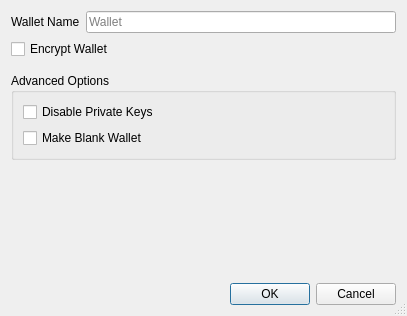
<?xml version="1.0" encoding="UTF-8"?>
<ui version="4.0">
 <class>CreateWalletDialog</class>
 <widget class="QDialog" name="CreateWalletDialog">
  <property name="geometry">
   <rect>
    <x>0</x>
    <y>0</y>
    <width>407</width>
    <height>316</height>
   </rect>
  </property>
  <property name="windowTitle">
   <string>Create Wallet</string>
  </property>
  <property name="sizeGripEnabled">
   <bool>true</bool>
  </property>
  <layout class="QVBoxLayout" name="verticalLayout">
   <item>
    <layout class="QHBoxLayout" name="horizontalLayout">
     <item>
      <widget class="QLabel" name="wallet_name_label">
       <property name="text">
        <string>Wallet Name</string>
       </property>
      </widget>
     </item>
     <item>
      <widget class="QLineEdit" name="wallet_name_line_edit">
       <property name="minimumSize">
        <size>
         <width>262</width>
         <height>0</height>
        </size>
       </property>
       <property name="placeholderText">
        <string>Wallet</string>
       </property>
      </widget>
     </item>
    </layout>
   </item>
   <item>
    <widget class="QCheckBox" name="encrypt_wallet_checkbox">
     <property name="toolTip">
      <string>Encrypt the wallet. The wallet will be encrypted with a passphrase of your choice.</string>
     </property>
     <property name="text">
      <string>Encrypt Wallet</string>
     </property>
     <property name="checked">
      <bool>false</bool>
     </property>
    </widget>
   </item>
   <item>
    <spacer name="verticalSpacer_1">
     <property name="orientation">
      <enum>Qt::Vertical</enum>
     </property>
     <property name="sizeType">
      <enum>QSizePolicy::Fixed</enum>
     </property>
     <property name="sizeHint" stdset="0">
      <size>
       <width>20</width>
       <height>8</height>
      </size>
     </property>
    </spacer>
   </item>
   <item>
    <widget class="QGroupBox" name="groupBox">
     <property name="title">
      <string>Advanced Options</string>
     </property>
     <layout class="QVBoxLayout" name="verticalLayout_groupbox">
      <item>
       <widget class="QCheckBox" name="disable_privkeys_checkbox">
        <property name="enabled">
         <bool>true</bool>
        </property>
        <property name="toolTip">
         <string>Disable private keys for this wallet. Wallets with private keys disabled will have no private keys and cannot have an HD seed or imported private keys. This is ideal for watch-only wallets.</string>
        </property>
        <property name="text">
         <string>Disable Private Keys</string>
        </property>
       </widget>
      </item>
      <item>
       <widget class="QCheckBox" name="blank_wallet_checkbox">
        <property name="toolTip">
         <string>Make a blank wallet. Blank wallets do not initially have private keys or scripts. Private keys and addresses can be imported, or an HD seed can be set, at a later time.</string>
        </property>
        <property name="text">
         <string>Make Blank Wallet</string>
        </property>
       </widget>
      </item>
     </layout>
    </widget>
   </item>
   <item>
    <spacer name="verticalSpacer_2">
     <property name="orientation">
      <enum>Qt::Vertical</enum>
     </property>
     <property name="sizeHint" stdset="0">
      <size>
       <width>20</width>
       <height>0</height>
      </size>
     </property>
    </spacer>
   </item>
   <item>
    <widget class="QDialogButtonBox" name="buttonBox">
     <property name="orientation">
      <enum>Qt::Horizontal</enum>
     </property>
     <property name="standardButtons">
      <set>QDialogButtonBox::Cancel|QDialogButtonBox::Ok</set>
     </property>
    </widget>
   </item>
  </layout>
 </widget>
 <tabstops>
  <tabstop>wallet_name_line_edit</tabstop>
  <tabstop>encrypt_wallet_checkbox</tabstop>
  <tabstop>disable_privkeys_checkbox</tabstop>
  <tabstop>blank_wallet_checkbox</tabstop>
 </tabstops>
 <resources/>
 <connections>
  <connection>
   <sender>buttonBox</sender>
   <signal>accepted()</signal>
   <receiver>CreateWalletDialog</receiver>
   <slot>accept()</slot>
   <hints>
    <hint type="sourcelabel">
     <x>248</x>
     <y>254</y>
    </hint>
    <hint type="destinationlabel">
     <x>157</x>
     <y>274</y>
    </hint>
   </hints>
  </connection>
  <connection>
   <sender>buttonBox</sender>
   <signal>rejected()</signal>
   <receiver>CreateWalletDialog</receiver>
   <slot>reject()</slot>
   <hints>
    <hint type="sourcelabel">
     <x>316</x>
     <y>260</y>
    </hint>
    <hint type="destinationlabel">
     <x>286</x>
     <y>274</y>
    </hint>
   </hints>
  </connection>
 </connections>
</ui>
